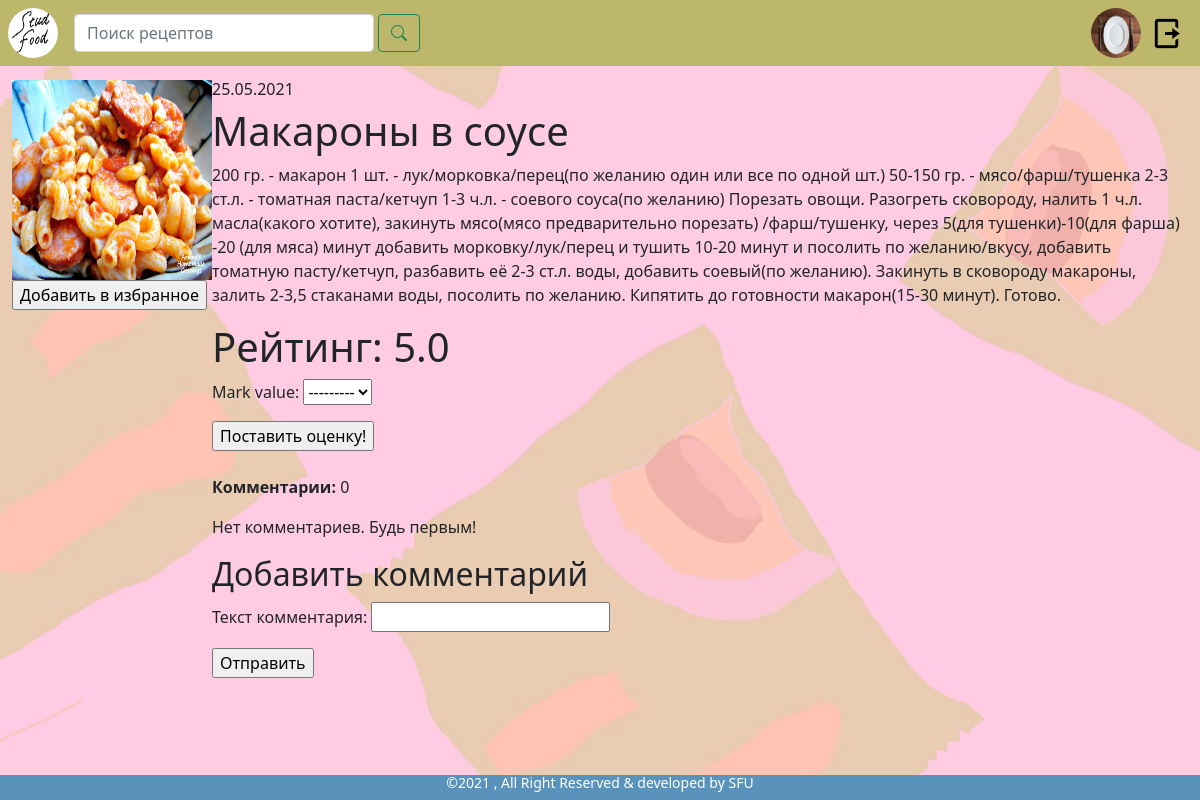
Page /detail/7/ (signed in) on the committed database.
### studentfood/models.py (models this page shows, shortened)
class User(AbstractUser):
    photo = models.ImageField('Фото', default='user_img/no_photo.jpg', upload_to='user_img')  # установлена стандартная фотография. пользовательские фото будут загружены в media/user_img
    @property
    def photo_url(self):
        if self.photo and hasattr(self.photo, 'url'):
            return self.photo.url

class Recipe(models.Model):  # рецепт
    recipe_name = models.CharField('Название', max_length=40)  # название рецепта
    pub_date = models.DateTimeField('Дата публикации', auto_now_add=True)  # дата публикация
    description = models.TextField('Описание')  # описание рецепта
    price = models.IntegerField('Примерная стоимость', null=True)
    user = models.ForeignKey(User, on_delete=models.CASCADE)
    GLOBAL_CATEGORY = [
        ('first', 'Первые блюда'),
        ('second', 'Вторые блюда'),
        ('snack', 'Закуски/Салаты'),
        ('sweet', 'Сладкое/Десерты'),
    ]
    category = models.CharField('Категория', choices=GLOBAL_CATEGORY, max_length=16, blank=True)
    photo = models.ImageField('Фото рецепта', default='recipe_img/no_photo.jpg', null=True, blank=True, upload_to='recipe_img')  # фото будут храниться по пути /media/recipe_img (не забудь создать эти папки перед тестом)
    @property
    def photo_url(self):
        if self.photo and hasattr(self.photo, 'url'):
            return self.photo.url
    def calculate_mark(self):  # реализовать оценку
        max_marks = self.mark_set.all()
        sum_marks = 0
        for get_mark in max_marks:
            sum_marks += get_mark.mark_value
        if len(max_marks) == 0:
            avg_mark = 0
        else:
            avg_mark = sum_marks/len(max_marks)
        return avg_mark

class Mark(models.Model):
    USER_MARK_SET = [
        (1, 1),
        (2, 2),
        (3, 3),
        (4, 4),
        (5, 5),
    ]
    mark_value = models.FloatField(choices=USER_MARK_SET, validators=[MinValueValidator(0.0), MaxValueValidator(5.0)])
    recipe = models.ForeignKey(Recipe, on_delete=models.CASCADE)
    user = models.ForeignKey(User, on_delete=models.CASCADE)
    class Meta:
        unique_together = ('recipe', 'user')

### studentfood/views.py (the view, shortened to what this page needs)
# urls.py: path('detail/<int:recipe_id>/', views.detail, name='detail'),
def detail(request, recipe_id):  # объект (написать список полей)
    recipe_detail = get_object_or_404(Recipe, pk=recipe_id)
    comment_list = recipe_detail.comment_set.all()
    comments_count = comment_list.count()
    marks_list = recipe_detail.mark_set.all()
    bookmark_list = recipe_detail.bookmark_set.all()
    bookmark_user_ids = []
    for row in bookmark_list:
        bookmark_user_ids.append(row.user_added.id)
    comment_form = CommentForm()
    mark_form = MarkForm()
    post_comment = None
    context = {'recipe_detail': recipe_detail,
               'comment_list': comment_list,
               'comment_form': comment_form,
               'post_comment': post_comment,
               'comments_count': comments_count,
               'mark_form': mark_form,
               'bookmark_user_ids': bookmark_user_ids
              }
    return render(request, 'studentfood/html/detail_recipe/product.html', context)

### studentfood/forms.py
class CommentForm(forms.ModelForm):
    class Meta:
        model = Comment
        fields = ('text',)

class MarkForm(forms.ModelForm):
    class Meta:
        model = Mark
        fields = ('mark_value',)

### studentfood/templates/studentfood/html/detail_recipe/product.html (shortened to what this page needs)
{% extends 'studentfood/html/base.html' %}{% load static%}
{% load crispy_forms_tags %}
{% block stat%}
    <link href="{% static "css/product.css" %}" rel="stylesheet" type="text/css">
{% endblock %}
{% block main %}
    <div class="container-fluid">
        <div class="row">
            <div class="col-2">
                <img src="{{ recipe_detail.photo_url }}" width="200" height="200" alt="Технические неполадки">
                {% if request.user.is_authenticated and request.user.id not in bookmark_user_ids%}
                <form action="{% url 'studentfood:favourite_add' recipe_detail.id %}" method="post">
                <input type="submit" value="Добавить в избранное" name="favourite_click">
                </form>
                {% endif %}
            </div>
            <div class="col-10">
                <h6>{{ recipe_detail.pub_date|date:"d.m.Y" }}</h6>
                <h1>{{ recipe_detail.recipe_name }}</h1>
                <p>{{ recipe_detail.description }}</p>
            </div>
        </div>
        <div class="row">
            <div class="col-2"></div>
            <div class="col-8">
                <h1>Рейтинг: {{ recipe_detail.calculate_mark }}</h1>
                {% if request.user.is_authenticated %}
                <form action="" method="post">
                    {{ mark_form.as_p }}
                    <input type="submit" value="Поставить оценку!">
                </form>
                    {% else %}
                    <p>Войдите в систему, чтобы поставить оценку.</p>
                {% endif %}
                <br>
                <div class="row">
                    <p>
                        <strong>Комментарии:</strong>
                        <span>{{ comments_count }}</span>
                    </p>
                    {% for comment in comment_list %}
                            <div class="comment-obj">
                                <p><strong>{{ comment.user }}</strong> | Опубликовано: {{ comment.pub_date|date:"d-m-Y H:i" }}</p>
                                <p>{{ comment.text }}</p>
                            </div>
                        {% empty %}
                            <p>Нет комментариев. Будь первым!</p>
                    {% endfor %}
                    {% if request.user.is_authenticated %}
                                {% if post_comment %}
                                    <h2>Ваш комментарий добавлен!</h2>
                                {% else %}
                                    <h2>Добавить комментарий</h2>
                                    <form action="." method="post">
                                        {{ comment_form.as_p }}
                                        <p><input type="submit" value="Отправить"></p>
                                    </form>
                                {% endif %}
                    {% endif %}
                </div>
            </div>
            <div class="col-2"></div>
        </div>
    </div>
{% endblock %}

### studentfood/templates/studentfood/html/base.html (shortened to what this page needs)
{% load crispy_forms_tags %}
<!DOCTYPE html>
<html>
<head>
    {% load static%}
    <link href="https://cdn.jsdelivr.net/npm/bootstrap@5.0.0-beta2/dist/css/bootstrap.min.css" rel="stylesheet">
    <link rel="stylesheet" href="https://cdn.jsdelivr.net/npm/bootstrap-icons@1.4.1/font/bootstrap-icons.css">
    <link href="{% static "css/base.css" %}" rel="stylesheet" type="text/css">
    {% block stat %}
    {% endblock %}
</head>
<body>
    <nav class="navbar navbar-expand-md navbar-dark fixed-top">
        <a class="navbar-brand" href="{% url 'studentfood:main' %}">
            <img src='../../static/images/logo.jpg' width="50"
                 height="50"
                 alt="Рецепты"
                 class="rounded-circle">
        </a>
        <div id="search">
            <form class="d-flex">
                <input class="form-control me-1" type="search" placeholder="Поиск рецептов" aria-label="Search" id="search-input" name="search">
                <button class="btn btn-outline-success" type="submit"><i class="bi bi-search"></i></button>
            </form>
        </div>
        <div class="collapse navbar-collapse" id="navbarNavAltMarkup">
            <div class="navbar-nav">
                {% if request.user.is_authenticated %}
                      <a href="{% url 'studentfood:profile' %}" class="image-profile">
                          <img src='{{ user.photo_url }}' width="50" height="50" class="rounded-circle" alt="{{ user.username }}">
                      </a>
                      <a class="nav-item nav-link" href="/logout" id="a-button"><img src='../../static/images/exit.png' width="35" height="35" alt="Выход"></a>
                {% else %}
                    <a class="nav-item nav-link active" href="/login">Вход</a>
                    <a class="nav-item nav-link active" href="/reg">Регистрация</a>
                {% endif %}
            </div>
        </div>
    </nav>
    <div  class="container-fluid jumbotron" id="content">
        {% block main %}
        {% endblock %}
    </div>
    <div class="copyright-main">
        <div class="container">
            <div class="row">
                <div class="col-lg-12 col-md-12 col-sm-12 col-xs-12">
                    <h6 class="copy-title">©2021 , All Right Reserved & developed by SFU</h6>
                </div>
            </div>
        </div>
    </div>
</body>
</html>

### studentfood/static/css/base.css (style rules this page uses)
body { margin:0px; padding:0px; background-size: auto; background: url("../images/background.jpg") no-repeat center; }
.navbar { background: darkkhaki; padding:3px 8px; overflow:auto; }
.navbar-collapse { justify-content: flex-end; }
#search { overflow:auto; }
#search-input { width: 300px; }
.copyright-main { position: fixed; left: 0; bottom: 0; width: 100%; background-color:#5993bb; color: white; text-align: center; }
.copy-title { font-size: 14px; }
#content { padding: 80px 0px; overflow: hidden; }

### rows in the picture
User: photo_url (placeholder picture)
Recipe: photo_url (picture), pub_date "25.05.2021", recipe_name "Макароны в соусе", description "200 гр. - макарон 1 шт. - лук/морковка/перец(по желанию один или все по одной шт.) 50-150 гр. - мясо/фарш/тушенка 2-3 ст.л. - томатная паста/кетчуп 1-3 ч.л. - соевого соуса(по желанию) Порезать овощи. Разогреть сковороду, налить 1 ч.л. масла(какого хотите), закинуть мясо(мясо предварительно порезать) /фарш/тушенку, через 5(для тушенки)-10(для фарша) -20 (для мяса) минут добавить морковку/лук/перец и тушить 10-20 минут и посолить по желанию/вкусу, добавить томатную пасту/кетчуп, разбавить её 2-3 ст.л. воды, добавить соевый(по желанию). Закинуть в сковороду макароны, залить 2-3,5 стаканами воды, посолить по желанию. Кипятить до готовности макарон(15-30 минут). Готово.", calculate_mark "5.0"

### other values in the picture
{{ comments_count }} "0"
